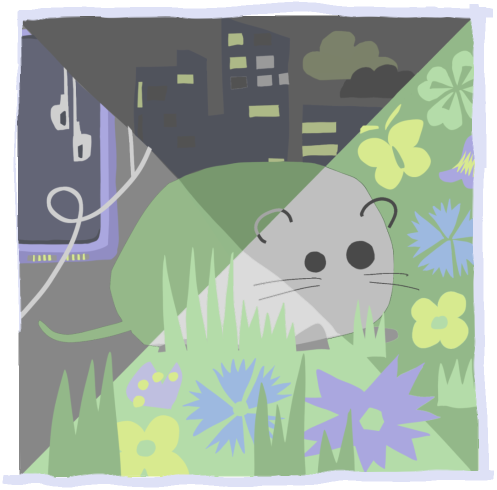
#> input picture assets/cropped/center-illustration.png, 994 x 980 px, found by its file name (shown at 1/2 size)
$ python fix_mouse_belly.py
#> lines starting #> are read from the running program, lines starting #| are printed output that depends on the picture
# -*- coding: utf-8 -*-
"""Find page-bg / near-white keyed pixels in mouse belly and fill with face gray."""
from __future__ import annotations

from collections import deque
from pathlib import Path

from PIL import Image, ImageDraw, ImageFilter

ROOT = Path(r"D:\D盘桌面\attic")
SRC = ROOT / "public" / "center-illustration.png"
TARGETS = [
    SRC,
    ROOT / "public" / "parts" / "center-illustration.png",
    ROOT / "assets" / "cropped" / "center-illustration.png",
    ROOT / "assets" / "full" / "center-illustration.png",
]
BG = (0xDE, 0xE1, 0xF6)
FACE = (191, 191, 191, 255)
PREVIEW = ROOT / "assets" / "illu-restore" / "belly-fixed-preview.png"


def near(c, t, tol):
    return abs(c[0] - t[0]) + abs(c[1] - t[1]) + abs(c[2] - t[2]) <= tol


def main() -> None:
    im = Image.open(SRC).convert("RGBA")
#> im is the input picture: PIL image 994x980 RGBA; mean R, G, B, A 139.1, 153.2, 140.5, 233.6
    w, h = im.size
#> w = 994; h = 980
    px = im.load()

    # 1) locate face gray seed (right of center)
    face_pts = []
    for y in range(int(h * 0.32), int(h * 0.55)):
        for x in range(int(w * 0.48), int(w * 0.70)):
            r, g, b, a = px[x, y]
            if a > 200 and near((r, g, b), (191, 191, 191), 18):
                face_pts.append((x, y))
#> after the loop, face_pts = 25772 items
    if not face_pts:
        raise SystemExit("no face gray found")
    # face bbox
    fx0 = min(p[0] for p in face_pts)
#> fx0 = 486
    fx1 = max(p[0] for p in face_pts)
#> fx1 = 694
    fy0 = min(p[1] for p in face_pts)
#> fy0 = 335
    fy1 = max(p[1] for p in face_pts)
#> fy1 = 538
    print("face bbox", fx0, fy0, fx1, fy1, "n", len(face_pts))
#| face bbox 486 335 694 538 n 25772

    # 2) belly search band: below face, roughly under mouse
    bx0 = fx0 - 30
#> bx0 = 456
    bx1 = fx1 + 10
#> bx1 = 704
    by0 = fy1 - 10
#> by0 = 528
    by1 = min(h - 1, fy1 + int((fy1 - fy0) * 1.35))
#> by1 = 812

    # candidates: page-bg colored OR very pale lavender/white that aren't face
    hole = []
    for y in range(by0, by1):
        for x in range(max(0, bx0), min(w, bx1)):
            r, g, b, a = px[x, y]
            if a < 40:
                hole.append((x, y))
                continue
            # page ground / keyed white → lavender
            if near((r, g, b), BG, 36):
                hole.append((x, y))
                continue
            # near-white that isn't face gray (defensive)
            if r >= 230 and g >= 230 and b >= 230:
                hole.append((x, y))
#> after the loop, hole = 13221 pairs, first value 456 to 674, second value 528 to 672

    print("hole candidates", len(hole), "band", bx0, by0, bx1, by1)
#| hole candidates 13221 band 456 528 704 812

    # 3) also grab green meadow pixels that sit in a concavity under face
    #    (keyed white was healed into grass neighbors in some pipelines)
    # Prefer: connected region of BG-like under face, expand slightly into
    # flat green that's surrounded by face/green-back silhouette.

    # Grow hole into adjacent BG-like and into "floating" grass pockets
    # under the chin that are enclosed by silhouette.
    hole_set = set(hole)
#> hole_set = 13221 items
    # expand within band to include more BG-like
    q = deque(hole)
    while q:
        x, y = q.popleft()
        for dy in (-1, 0, 1):
            for dx in (-1, 0, 1):
                nx, ny = x + dx, y + dy
                if nx < bx0 or ny < by0 or nx >= bx1 or ny >= by1:
                    continue
                if (nx, ny) in hole_set:
                    continue
                r, g, b, a = px[nx, ny]
                if a < 40 or near((r, g, b), BG, 42) or (r >= 225 and g >= 225 and b >= 225):
                    hole_set.add((nx, ny))
                    q.append((nx, ny))
#> this loop made 13368 passes
#> (x, y) on passes 1 to 3: (468, 528), (469, 528), (470, 528)
#> after the loop, hole_set = 13368 items

    print("hole after grow", len(hole_set))
#| hole after grow 13368

    # If still too few, detect BG strip by scanning rows under face for BG ratio
    if len(hole_set) < 80:
        for y in range(fy1, min(h, fy1 + 120)):
            row = []
            for x in range(max(0, fx0 - 20), min(w, fx1 + 5)):
                r, g, b, a = px[x, y]
                if a < 40 or near((r, g, b), BG, 40):
                    row.append((x, y))
            if len(row) >= 8:
                for p in row:
                    hole_set.add(p)
        print("hole after row scan", len(hole_set))

    # 4) paint belly with face gray + slight noise from neighbors
    for x, y in hole_set:
        px[x, y] = FACE
#> this loop made 13368 passes
#> (x, y) on passes 1 to 3: (552, 625), (593, 663), (505, 550)

    # 5) light morphological close: fill 1px gaps at belly edge with FACE
    # if majority of neighbors are face gray or green-back
    cur = im.copy()
    cp = cur.load()
    for y in range(by0, by1):
        for x in range(max(0, bx0), min(w, bx1)):
            r, g, b, a = cp[x, y]
            if a > 200 and not near((r, g, b), BG, 30):
                continue
            face_n = 0
            for dy in (-1, 0, 1):
                for dx in (-1, 0, 1):
                    rr, gg, bb, aa = cp[x + dx, y + dy] if 0 <= x + dx < w and 0 <= y + dy < h else (0, 0, 0, 0)
                    if aa > 200 and near((rr, gg, bb), (191, 191, 191), 20):
                        face_n += 1
            if face_n >= 4:
                px[x, y] = FACE

    PREVIEW.parent.mkdir(parents=True, exist_ok=True)
    # preview crop
    prev = im.crop((int(w * 0.28), int(h * 0.28), int(w * 0.75), int(h * 0.78)))
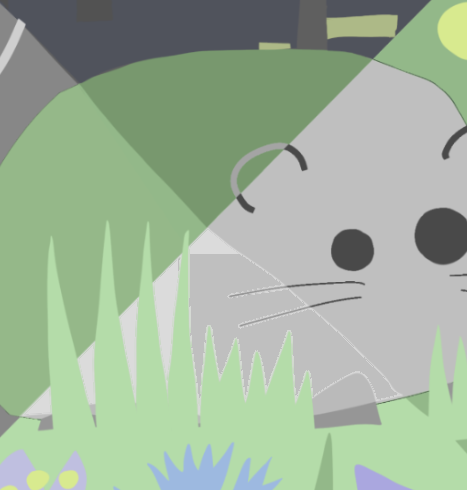
#> prev: PIL image 467x490 RGBA; mean R, G, B, A 159.2, 178.8, 154.9, 255
    prev.save(PREVIEW)
    print("preview", PREVIEW)

    for dest in TARGETS:
        dest.parent.mkdir(parents=True, exist_ok=True)
        im.save(dest)
        print("wrote", dest)


if __name__ == "__main__":
    main()
